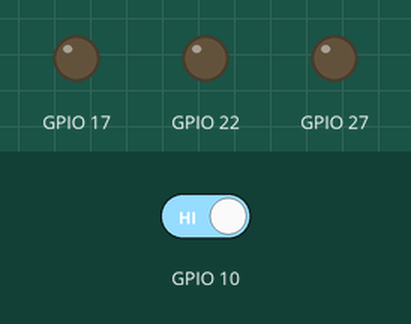
Recording of a program running on a simulated Raspberry Pi (BCM pin numbers). On the bench: output pins drawn as LEDs (lit = HIGH). The inputs (shaded band) are chosen by the test bench; at power-on: GPIO 10 HIGH.

Above: at 1.2 s.
1.3 s: GPIO 10 driven LOW
At 2.3 s:
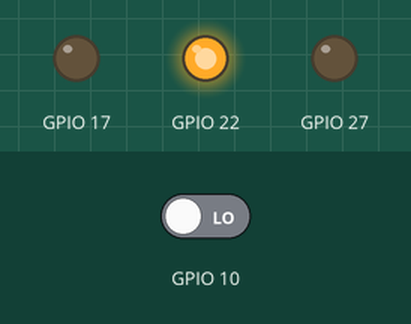
4.3 s: GPIO 10 driven HIGH
Timing chart, 0 to 7.3 s (numbered marks = the images above; inputs shaded):
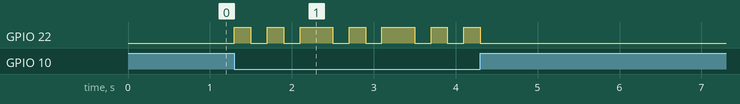

Measured:
- after the input at 1.3 s, GPIO 22: LOW → HIGH at once, then repeats every 1.0 s: LOW 0.20 s, HIGH 0.20 s, LOW 0.20 s, HIGH 0.40 s

The program:

buzz.py
```python
import time as t

import RPi.GPIO as G

G.setmode(G.BCM)

G.setwarnings(False)

G.setup(17, G.OUT)
G.setup(27, G.OUT)
G.setup(10, G.IN)
G.setup(22, G.OUT)


G.output(17, G.LOW)
G.output(27, G.LOW)
x = 0

while True:
    if G.input(10) == 0:
        G.output(22, G.HIGH)
        t.sleep(0.2)
        G.output(22, G.LOW)
        t.sleep(0.2)
        G.output(22, G.HIGH)
        t.sleep(0.2)
        G.output(22, G.LOW)
        t.sleep(0.2)
        G.output(22, G.HIGH)
        t.sleep(0.2)
        G.output(22, G.LOW)


G.cleanup()
```
